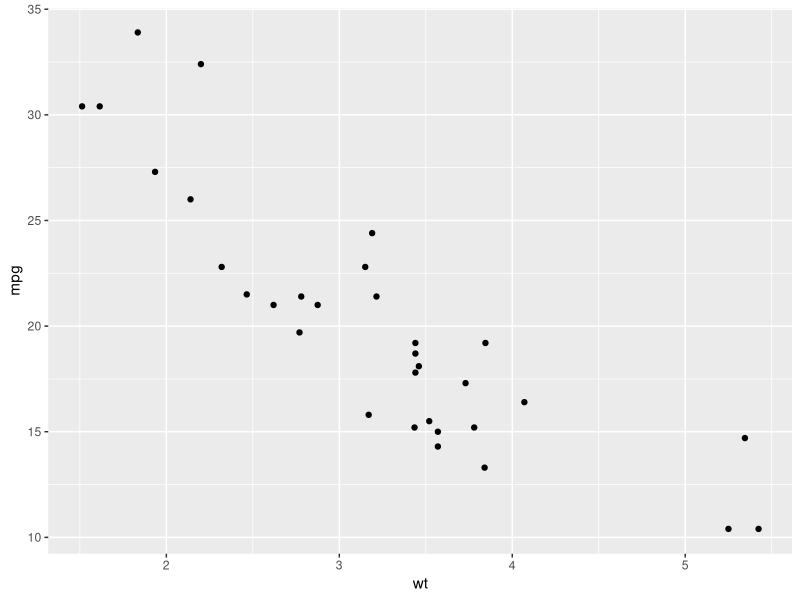
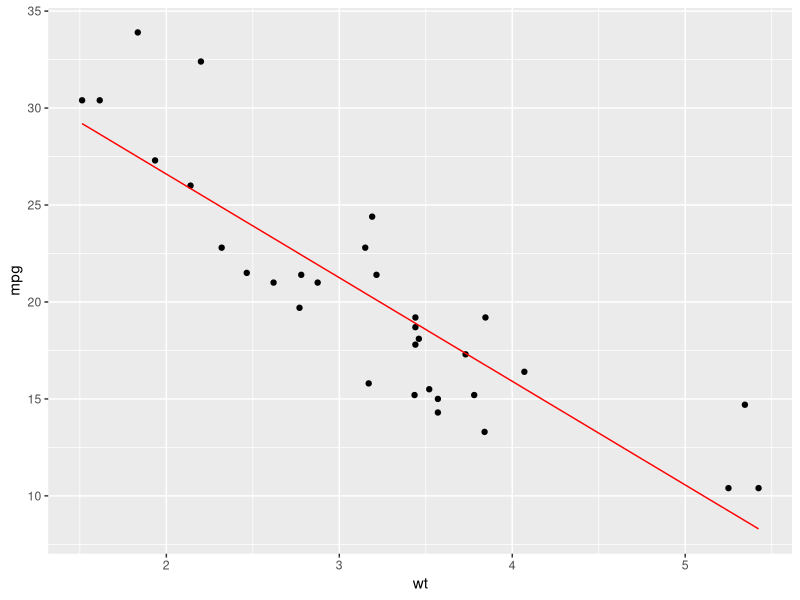

The R source for these figures, in order:
## ---- chunk 1
ds <- mtcars
head(ds, 10)
## ---- chunk 2
require(ggplot2)
ggplot(data=mtcars, aes(x=wt, y=mpg)) +geom_point()
## ---- chunk 3
lm(formula = mpg ~ wt, mtcars)
## ---- chunk 4
ds <- mtcars 
modelA <- lm(formula = mpg ~ wt, mtcars)
ds$mpg_modelA <- predict(modelA)
head(ds)
p <- ggplot(data=ds, aes(x=wt, y=mpg))
p <- p + geom_point()
p <- p + geom_line(aes(y=mpg_modelA), color ="red")
p
